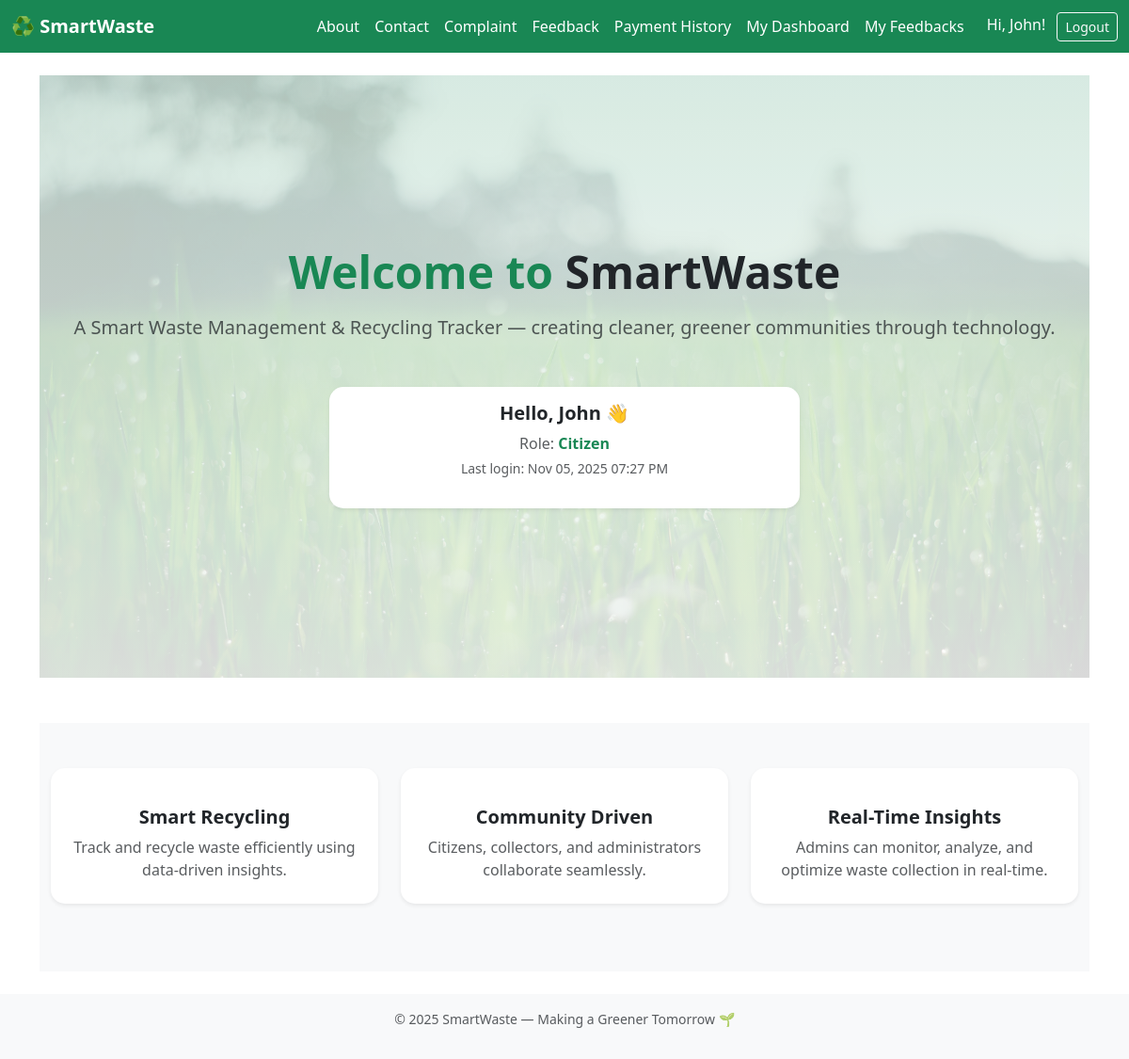
The app's page / (signed in), older data.
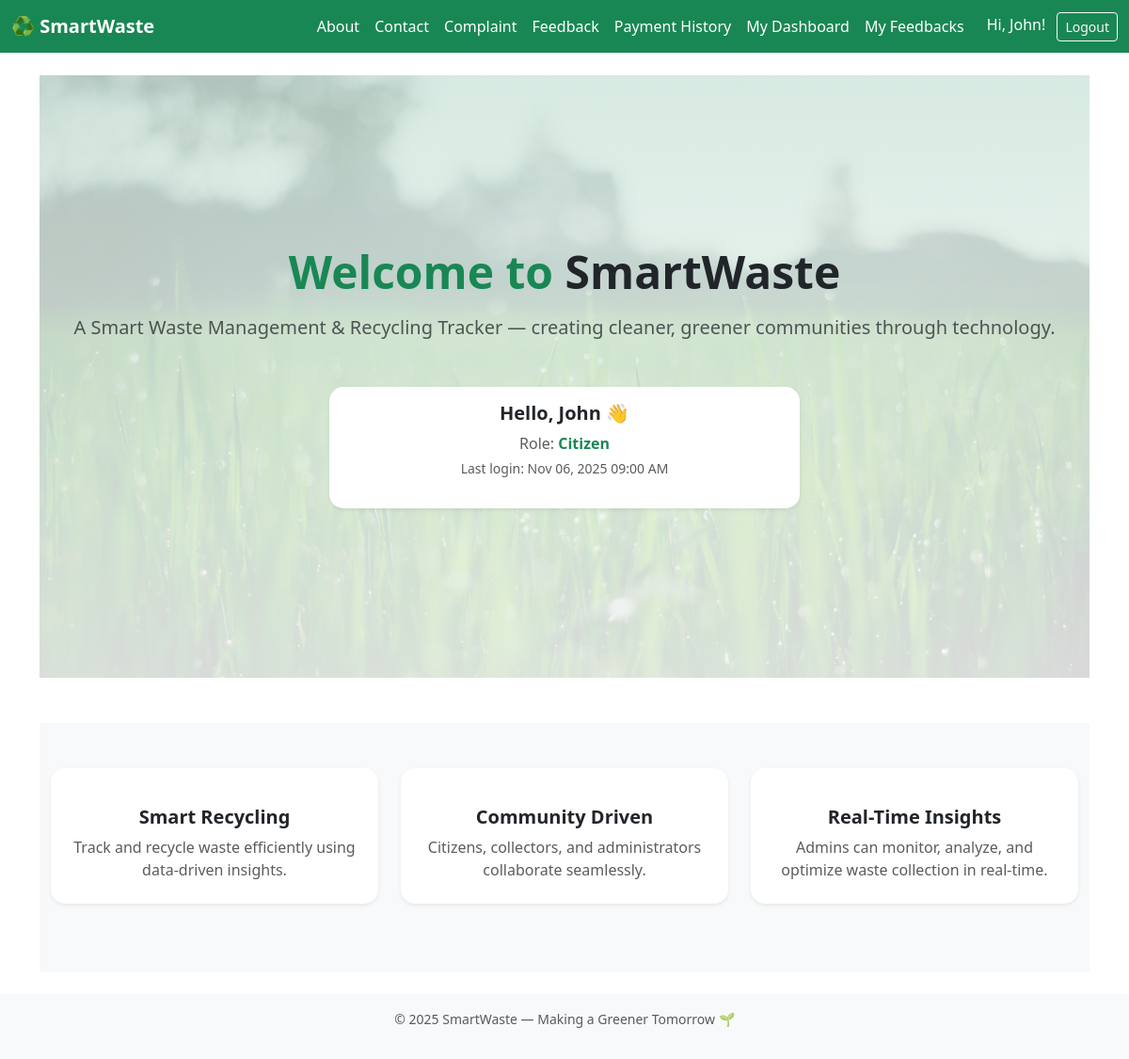
The same page, newer data.
### app/models.py (models this page shows, shortened)
class User(AbstractUser):
    ROLE_CHOICES = (
        ('citizen', 'Citizen'),
        ('collector', 'Collector'),
        ('admin', 'Admin'),
    )
    role = models.CharField(max_length=20, choices=ROLE_CHOICES, default='citizen')
    address = models.TextField(blank=True, null=True)
    eco_points = models.IntegerField(default=0)

### app/views.py (the view)
# urls.py: path('', views.home_view, name='home'),
def home_view(request):
    return render(request, 'home.html')

### templates/home.html (shortened to what this page needs)
{% extends 'base.html' %}
{% load static %}
{% block content %}
<section class="hero-section text-center py-5 position-relative">
  <div class="hero-bg" id="hero-bg"></div>
  <div class="container position-relative">
    <h1 class="fw-bold display-5 text-success animate__animated animate__fadeInDown">
      Welcome to <span class="text-dark">SmartWaste</span>
    </h1>
    <p class="lead mt-3 text-muted animate__animated animate__fadeInUp">
      A Smart Waste Management & Recycling Tracker — creating cleaner, greener communities through technology.
    </p>
    {% if not user.is_authenticated %}
      <div class="mt-4 animate__animated animate__fadeInUp">
        <a href="{% url 'login' %}" class="btn btn-success btn-lg px-4 me-3 shadow-sm">Login</a>
        <a href="{% url 'register' %}" class="btn btn-outline-success btn-lg px-4">Register</a>
      </div>
    {% else %}
      <div class="card shadow-sm border-0 mt-5 mx-auto animate__animated animate__fadeInUp" style="max-width: 500px;">
        <div class="card-body text-center">
          <h5 class="fw-bold mb-2">Hello, {{ user.username }} 👋</h5>
          <p class="text-muted mb-1">Role: <span class="fw-semibold text-success">{{ user.role|title }}</span></p>
          <p class="text-muted small">Last login: {{ user.last_login|date:"M d, Y h:i A" }}</p>
        </div>
      </div>
    {% endif %}
  </div>
</section>
<section class="features-section py-5 bg-light mt-5">
  <div class="container">
    <div class="row text-center">
      <div class="col-md-4 mb-4 feature-card" data-aos="fade-up" data-aos-delay="100">
        <div class="card border-0 shadow-sm h-100 p-4">
          <h5 class="fw-bold">Smart Recycling</h5>
          <p class="text-muted mb-0">Track and recycle waste efficiently using data-driven insights.</p>
        </div>
      </div>
      <div class="col-md-4 mb-4 feature-card" data-aos="fade-up" data-aos-delay="200">
        <div class="card border-0 shadow-sm h-100 p-4">
          <h5 class="fw-bold">Community Driven</h5>
          <p class="text-muted mb-0">Citizens, collectors, and administrators collaborate seamlessly.</p>
        </div>
      </div>
      <div class="col-md-4 mb-4 feature-card" data-aos="fade-up" data-aos-delay="300">
        <div class="card border-0 shadow-sm h-100 p-4">
          <h5 class="fw-bold">Real-Time Insights</h5>
          <p class="text-muted mb-0">Admins can monitor, analyze, and optimize waste collection in real-time.</p>
        </div>
      </div>
    </div>
  </div>
</section>
<link href="https://unpkg.com/aos@2.3.4/dist/aos.css" rel="stylesheet">
<link rel="stylesheet" href="https://cdnjs.cloudflare.com/ajax/libs/animate.css/4.1.1/animate.min.css"/>
{% endblock %}

### templates/base.html (shortened to what this page needs)
{% load static %}
<!DOCTYPE html>
<html lang="en">
  <head>
    <link
      rel="stylesheet"
      href="https://cdn.jsdelivr.net/npm/bootstrap@5.3.0/dist/css/bootstrap.min.css"
    />
  </head>
  <body>
    <nav class="navbar navbar-expand-lg navbar-dark bg-success">
      <div class="container-fluid">
        <a class="navbar-brand fw-bold" href="{% url 'home' %}">♻️ SmartWaste</a>
        <div class="collapse navbar-collapse" id="navbarNav">
          <ul class="navbar-nav ms-auto align-items-center">
            <li class="nav-item">
    <a class="nav-link text-white" href="{% url 'about' %}">About</a>
</li>
<li class="nav-item">
  <a class="nav-link text-white" href="{% url 'contact' %}">Contact</a>
</li>
            {% if user.is_authenticated %} {% if user.role == 'citizen' %}
            <li class="nav-item">
              <a class="nav-link text-white" href="{% url 'citizen_complaint' %}">
                 Complaint
              </a>
            </li>
            {% elif user.role == 'admin' %}
            <li class="nav-item">
              <a class="nav-link text-white" href="{% url 'admin_complaints' %}">
                <i class="bi bi-list-check text-white"></i> Manage Complaints
              </a>
            </li>
            {% endif %} {% endif %}
            <li class="nav-item">
              <a class="nav-link text-white" href="{% url 'feedback' %}"
                >Feedback</a
              >
            </li>
            {% if user.is_authenticated and user.role == 'citizen' %}
  <li class="nav-item ">
    <a class="nav-link text-white" href="{% url 'payment_history' %}">Payment History</a>
  </li>
{% endif %}
            {% if user.is_authenticated %} {% if user.role == 'citizen' %}
            <li class="nav-item">
              <a
                class="nav-link text-white"
                href="{% url 'citizen_dashboard' %}"
                >My Dashboard</a
              >
            </li>
            <li class="nav-item">
              <a class="nav-link text-white" href="{% url 'my_feedbacks' %}"
                >My Feedbacks</a
              >
            </li>
            {% elif user.role == 'admin' %}
            <li class="nav-item">
              <a class="nav-link text-white" href="{% url 'admin_dashboard' %}"
                >Admin Dashboard</a
              >
            </li>
            {% endif %}
            <li class="nav-item ms-3">
              <span class="text-white me-2">Hi, {{ user.username }}!</span>
              <a class="btn btn-outline-light btn-sm" href="{% url 'logout' %}"
                >Logout</a
              >
            </li>
            {% endif %}
          </ul>
        </div>
      </div>
    </nav>
    <div class="container mt-4">{% block content %}{% endblock %}</div>
    <footer class="text-center py-3 text-muted small mt-4">
  <p>© 2025 SmartWaste — Making a Greener Tomorrow 🌱</p>
</footer>
  </body>
</html>

Row changes from the older to the newer data that the page shows:
changed User "John": last_login "Nov 05, 2025 07:27 PM" → "Nov 06, 2025 09:00 AM"
